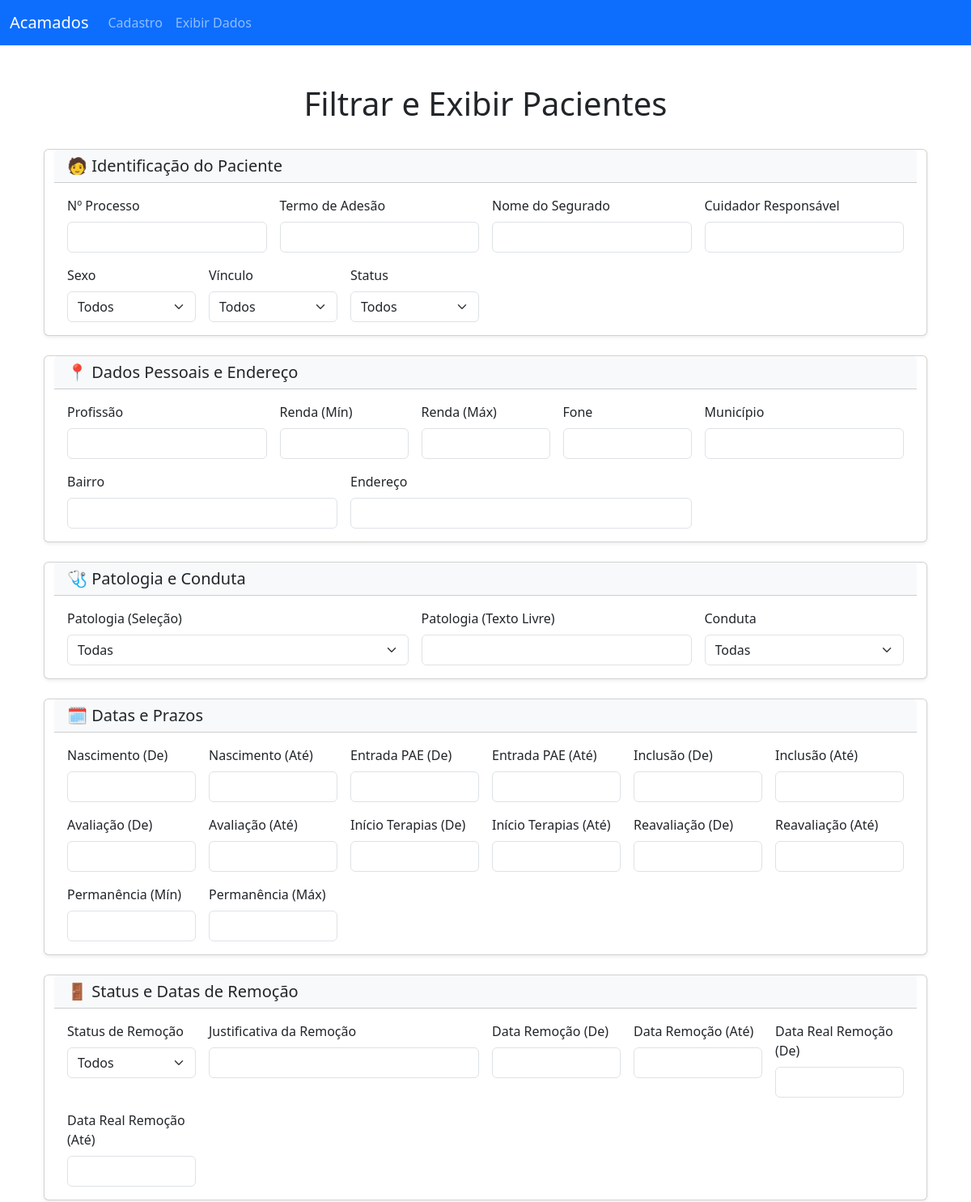
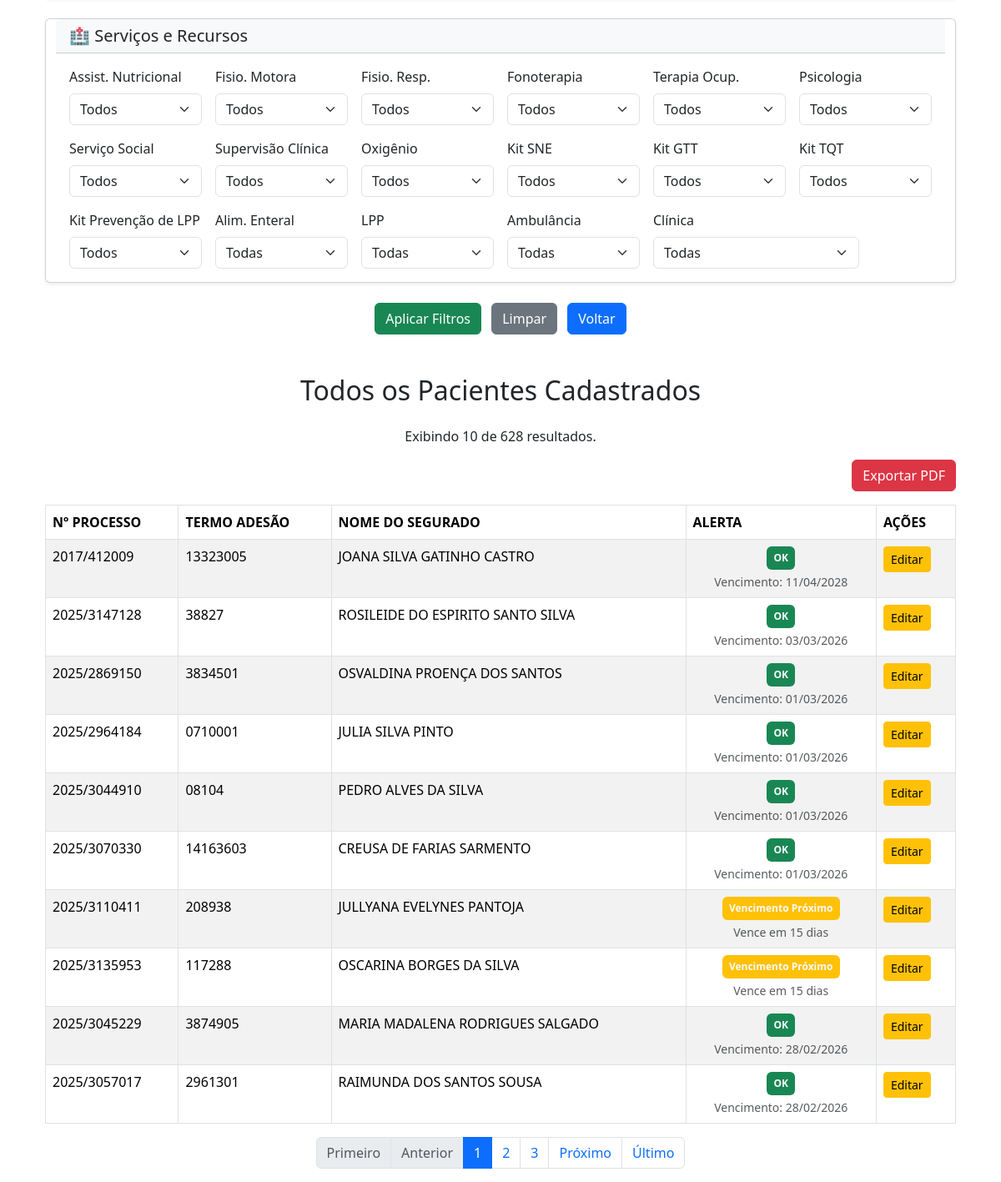
The page /acamados/pacientes/exibir_dados.php on the database its author committed (2 pictures, top to bottom).
### tables this page shows
CREATE TABLE `pacientes` (
  `numero_processo` varchar(255) NOT NULL,
  `termo_adesao` varchar(255) NOT NULL,
  `nome_segurado` varchar(255) NOT NULL,
  `profissao_paciente` varchar(255) DEFAULT NULL,
  `renda_paciente` decimal(10,2) DEFAULT NULL,
  `status_paciente` varchar(50) NOT NULL COMMENT 'Ex: Regular, Irregular',
  `genero` char(1) NOT NULL COMMENT 'M ou F',
  `data_nascimento` date NOT NULL,
  `vinculo` varchar(50) NOT NULL COMMENT 'Ex: TIT, DEP, Contrato 123',
  `data_entrada_pae` date NOT NULL,
  `data_avaliacao` date DEFAULT NULL,
  `data_inclusao` date NOT NULL COMMENT 'Início da contagem do tempo de permanência',
  `tempo_permanencia` int(11) NOT NULL COMMENT 'Em meses: 3, 6, 12, etc.',
  `data_inicio_terapias` date DEFAULT NULL,
  `clinicas_credenciadas` varchar(255) DEFAULT NULL COMMENT 'Ex: Medclin, I-saúde',
  `data_reavaliacao` date DEFAULT NULL,
  `patologia_base` varchar(255) DEFAULT NULL,
  `conduta` varchar(50) DEFAULT NULL COMMENT 'Ex: Manutenção, Alta do Programa, Alta dos Serviços',
  `endereco` varchar(255) DEFAULT NULL,
  `bairro` varchar(255) DEFAULT NULL,
  `municipio` varchar(255) DEFAULT NULL,
  `fone` varchar(255) DEFAULT NULL,
  `ambulancia` varchar(50) DEFAULT NULL COMMENT 'Ex: U/E, C/E, Ambos (U/E e C/E)',
  `atendimento_nutricional` varchar(10) DEFAULT 'Não',
  `fisioterapia_motora` varchar(10) DEFAULT 'Não',
  `fisioterapia_respiratoria` varchar(10) DEFAULT 'Não',
  `fonoterapia` varchar(10) DEFAULT 'Não',
  `terapia_ocupacional` varchar(10) DEFAULT 'Não',
  `psicologia` varchar(10) DEFAULT 'Não',
  `servico_social` varchar(50) DEFAULT NULL COMMENT 'Ex: Avaliado, Não Avaliado',
  `supervisao_clinica` varchar(10) DEFAULT 'Não',
  `kit_sne` varchar(10) DEFAULT 'Não',
  `kit_lpp` varchar(10) DEFAULT NULL,
  `kit_gtt` varchar(10) DEFAULT 'Não',
  `kit_tqt` varchar(10) DEFAULT 'Não',
  `kit_prevencao` varchar(10) DEFAULT 'Não',
  `alimentacao_enteral` varchar(50) DEFAULT 'Não' COMMENT 'Ex: CONTÍNUA, CONTRATUAL, Não',
  `oxigenio` varchar(10) DEFAULT 'Não',
  `cuidador_responsavel` varchar(255) NOT NULL,
  `data_cadastro` timestamp NOT NULL DEFAULT current_timestamp() COMMENT 'Campo não exibido no sistema',
  `data_remocao` datetime DEFAULT NULL,
  `justificativa_remocao` text DEFAULT NULL,
  `data_real_remocao` datetime DEFAULT NULL COMMENT 'Timestamp real de quando a data de remoção foi definida pela primeira vez'
);

### acamados/pacientes/filtros.php (called while the page is built, shortened)
<?php
function build_sql_conditions($conn, $get_params) {
    $sql_conditions = [];
    $text_fields = [
        'numero_processo', 'termo_adesao', 'nome_segurado', 'profissao_paciente',
        'endereco', 'bairro', 'municipio', 'fone', 'cuidador_responsavel',
        'clinicas_credenciadas', 'ambulancia', 'conduta', 'patologia_base',
        'justificativa_remocao'
    ];
    $exact_fields = [
        'genero', 'status_paciente', 'vinculo', 'tempo_permanencia', 'atendimento_nutricional',
        'fisioterapia_motora', 'fisioterapia_respiratoria', 'fonoterapia',
        'terapia_ocupacional', 'psicologia', 'servico_social', 'supervisao_clinica',
        'kit_sne', 'kit_lpp', 'kit_gtt', 'kit_tqt', 'kit_prevencao', 'alimentacao_enteral',
        'oxigenio'
    ];
    $date_filters = [
        'data_nascimento_inicio' => 'p.data_nascimento >=',
        'data_nascimento_fim' => 'p.data_nascimento <=',
        'data_entrada_pae_inicio' => 'p.data_entrada_pae >=',
        'data_entrada_pae_fim' => 'p.data_entrada_pae <=',
        'data_avaliacao_inicio' => 'p.data_avaliacao >=',
        'data_avaliacao_fim' => 'p.data_avaliacao <=',
        'data_inclusao_inicio' => 'p.data_inclusao >=',
        'data_inclusao_fim' => 'p.data_inclusao <=',
        'data_inicio_terapias_inicio' => 'p.data_inicio_terapias >=',
        'data_inicio_terapias_fim' => 'p.data_inicio_terapias <=',
        'data_reavaliacao_inicio' => 'p.data_reavaliacao >=',
        'data_reavaliacao_fim' => 'p.data_reavaliacao <=',
        'data_remocao_inicio' => 'p.data_remocao >=',
        'data_remocao_fim' => 'p.data_remocao <=',
        'data_real_remocao_inicio' => 'p.data_real_remocao >=',
        'data_real_remocao_fim' => 'p.data_real_remocao <=',
    ];
    return $sql_conditions;
}

### acamados/pacientes/_tabela_resultados.php (the view, shortened to what this page needs)
<?php
function get_vencimento_status($data_inclusao, $tempo_permanencia) {
    $data_inclusao_obj = DateTime::createFromFormat('Y-m-d', $data_inclusao);
    try {
        $data_vencimento = clone $data_inclusao_obj;
        $data_vencimento->modify("+$tempo_permanencia months");
        $data_atual = new DateTime();
        $data_alerta_limite = clone $data_vencimento;
        $data_alerta_limite->modify("-1 month");
        if ($data_atual >= $data_alerta_limite && $data_atual <= $data_vencimento) {
            $mensagem = '';
            if ($data_atual->format('Y-m-d') === $data_vencimento->format('Y-m-d')) {
                $mensagem = "Vence hoje";
            } else {
                $diff = $data_vencimento->diff($data_atual);
                $dias_diferenca = $diff->days;
                $mensagem = "Vence em $dias_diferenca dias";
            }
            return ['status' => 'Vencimento Próximo', 'class' => 'bg-warning', 'message' => $mensagem];
        }
        return ['status' => 'OK', 'class' => 'bg-success', 'message' => 'Vencimento: ' . $data_vencimento->format('d/m/Y')];
    } catch (Exception $e) {
        return ['status' => 'Erro', 'class' => 'bg-dark', 'message' => 'Erro de cálculo'];
    }
}
?>
<?php if ($total_resultados > 0): ?>
    <div class="text-center mb-3">
        Exibindo <?php echo count($pacientes); ?> de <?php echo $total_resultados; ?> resultados.
    </div>
    <div class="d-flex justify-content-end mb-3">
        <a href="exportar_pdf.php?<?php echo $filtro_query; ?>" class="btn btn-danger" target="_blank">
            Exportar PDF
        </a>
    </div>
    <div class="table-responsive" id="tabela">
        <table class="table table-striped table-hover table-bordered">
            <thead>
                <tr>
                    <th>Nº PROCESSO</th>
                    <th>TERMO ADESÃO</th>
                    <th>NOME DO SEGURADO</th>
                    <th>ALERTA</th>
                    <th>AÇÕES</th>
                </tr>
            </thead>
            <tbody>
                <?php foreach ($pacientes as $paciente): ?>
                    <?php
                    $alerta_status = '';
                    $alerta_class = '';
                    $alerta_message = '';
                    $linha_estilo = '';
                    if (!empty($paciente['data_remocao'])) {
                        $alerta_status = 'Excluído';
                        $alerta_class = 'bg-danger';
                        $alerta_message = 'Removido em ' . date('d/m/Y', strtotime($paciente['data_remocao']));
                        $linha_estilo = 'style="opacity: 0.6;"';
                    }
                    else {
                        $vencimento = get_vencimento_status($paciente['data_inclusao'], $paciente['tempo_permanencia']);
                        $alerta_status = $vencimento['status'];
                        $alerta_class = $vencimento['class'];
                        $alerta_message = $vencimento['message'];
                    }
                    ?>
                    <tr <?php echo $linha_estilo; ?>>
                        <td><?php echo htmlspecialchars($paciente['numero_processo']); ?></td>
                        <td><?php echo htmlspecialchars($paciente['termo_adesao']); ?></td>
                        <td><?php echo htmlspecialchars($paciente['nome_segurado']); ?></td>
                        <td class="text-center">
                            <span class="badge <?php echo $alerta_class; ?> text-light p-2">
                                <?php echo $alerta_status; ?>
                            </span>
                            <small class="d-block text-muted mt-1"><?php echo $alerta_message; ?></small>
                        </td>
                        <td>
                            <a href="../editar_paciente/editar_paciente.php?numero_processo=<?php echo urlencode($paciente['numero_processo']); ?>&termo_adesao=<?php echo urlencode($paciente['termo_adesao']); ?>" class="btn btn-sm btn-warning">Editar</a>
                        </td>
                    </tr>
                <?php endforeach; ?>
            </tbody>
        </table>
    </div>
    <?php if ($total_paginas > 1): ?>
        <nav aria-label="Navegação da página">
            <ul class="pagination justify-content-center">
                <li class="page-item <?php if ($pagina_atual <= 1) echo 'disabled'; ?>">
                    <a class="page-link" href="?pagina=1&<?php echo $filtro_query; ?>">Primeiro</a>
                </li>
                <li class="page-item <?php if ($pagina_atual <= 1) echo 'disabled'; ?>">
                    <a class="page-link" href="?pagina=<?php echo $pagina_atual - 1; ?>&<?php echo $filtro_query; ?>">Anterior</a>
                </li>
                <?php for ($i = max(1, $pagina_atual - 2); $i <= min($pagina_atual + 2, $total_paginas); $i++): ?>
                    <li class="page-item <?php if ($pagina_atual == $i) echo 'active'; ?>">
                        <a class="page-link" href="?pagina=<?php echo $i; ?>&<?php echo $filtro_query; ?>"><?php echo $i; ?></a>
                    </li>
                <?php endfor; ?>
                <li class="page-item <?php if ($pagina_atual >= $total_paginas) echo 'disabled'; ?>">
                    <a class="page-link" href="?pagina=<?php echo $pagina_atual + 1; ?>&<?php echo $filtro_query; ?>">Próximo</a>
                </li>
                <li class="page-item <?php if ($pagina_atual >= $total_paginas) echo 'disabled'; ?>">
                    <a class="page-link" href="?pagina=<?php echo $total_paginas; ?>&<?php echo $filtro_query; ?>">Último</a>
                </li>
            </ul>
        </nav>
    <?php endif; ?>
<?php else: ?>
    <div class="alert alert-info text-center" role="alert">
        Nenhum paciente encontrado com os filtros aplicados.
    </div>
<?php endif; ?>

### rows shown on the page
pacientes: numero_processo "2017/412009", termo_adesao "13323005", nome_segurado "JOANA SILVA GATINHO CASTRO", alerta_status "OK", alerta_message "Vencimento: 11/04/2028"
pacientes: numero_processo "2025/3147128", termo_adesao "38827", nome_segurado "ROSILEIDE DO ESPIRITO SANTO SILVA", alerta_status "OK", alerta_message "Vencimento: 03/03/2026"
pacientes: numero_processo "2025/2869150", termo_adesao "3834501", nome_segurado "OSVALDINA PROENÇA DOS SANTOS", alerta_status "OK", alerta_message "Vencimento: 01/03/2026"
pacientes: numero_processo "2025/2964184", termo_adesao "0710001", nome_segurado "JULIA SILVA PINTO", alerta_status "OK", alerta_message "Vencimento: 01/03/2026"
pacientes: numero_processo "2025/3044910", termo_adesao "08104", nome_segurado "PEDRO ALVES DA SILVA", alerta_status "OK", alerta_message "Vencimento: 01/03/2026"
pacientes: numero_processo "2025/3070330", termo_adesao "14163603", nome_segurado "CREUSA DE FARIAS SARMENTO", alerta_status "OK", alerta_message "Vencimento: 01/03/2026"
pacientes: numero_processo "2025/3110411", termo_adesao "208938", nome_segurado "JULLYANA EVELYNES PANTOJA", alerta_status "Vencimento Próximo", alerta_message "Vence em 15 dias"
pacientes: numero_processo "2025/3135953", termo_adesao "117288", nome_segurado "OSCARINA BORGES DA SILVA", alerta_status "Vencimento Próximo", alerta_message "Vence em 15 dias"
pacientes: numero_processo "2025/3045229", termo_adesao "3874905", nome_segurado "MARIA MADALENA RODRIGUES SALGADO", alerta_status "OK", alerta_message "Vencimento: 28/02/2026"
pacientes: numero_processo "2025/3057017", termo_adesao "2961301", nome_segurado "RAIMUNDA DOS SANTOS SOUSA", alerta_status "OK", alerta_message "Vencimento: 28/02/2026"

### other values the page prints
$label "Assist. Nutricional"
$label "Fisio. Motora"
$label "Fisio. Resp."
$label "Fonoterapia"
$label "Terapia Ocup."
$label "Psicologia"
$label "Serviço Social"
$label "Supervisão Clínica"
$label "Oxigênio"
$label "Kit SNE"
$label "Kit GTT"
$label "Kit TQT"
$label "Kit Prevenção de LPP"
$filtro_titulo "Todos os Pacientes Cadastrados"
count($pacientes) "10"
